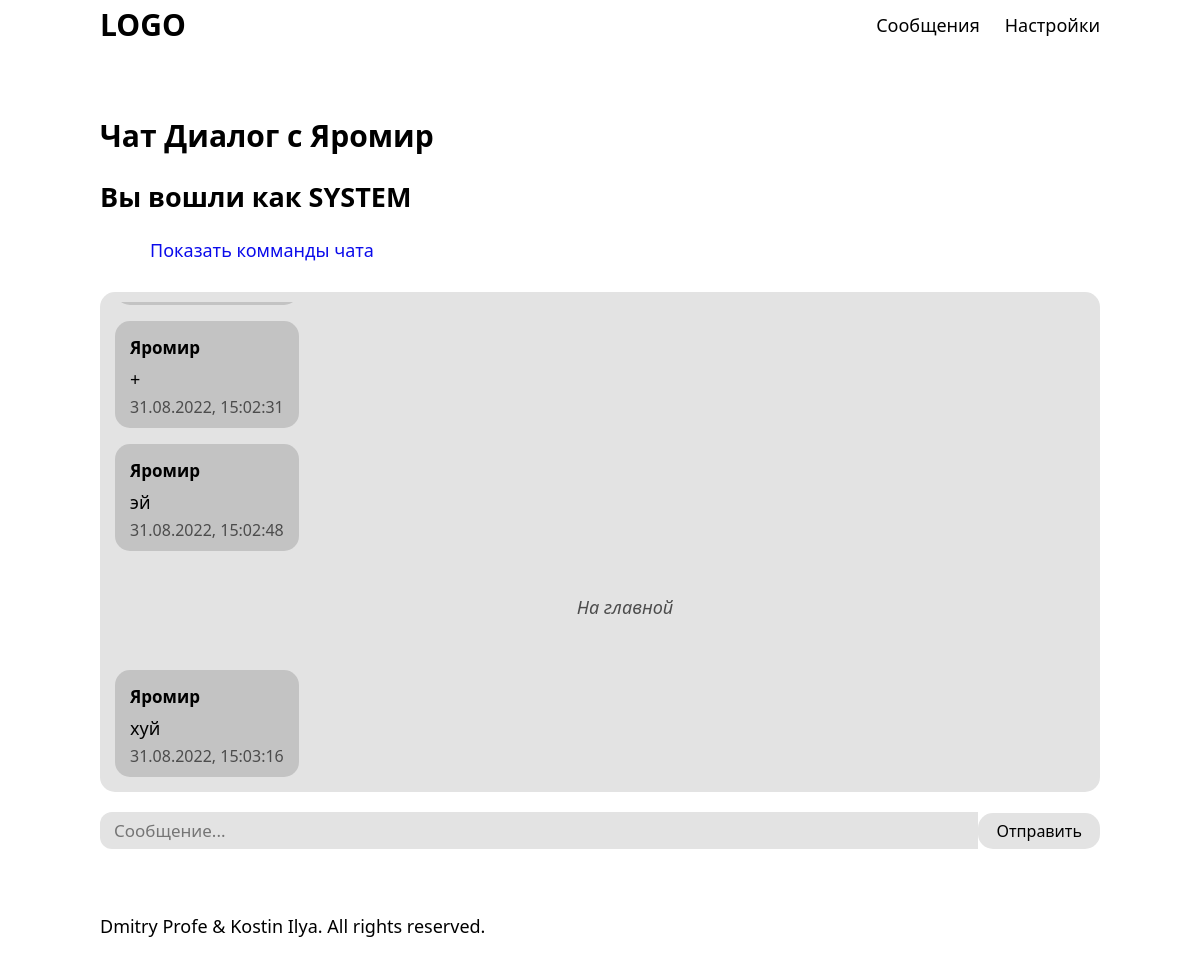
The app's page /chat/33 (signed in) with its own data.
### tables this page shows
CREATE TABLE users (
        Login NVARCHAR(100) PRIMARY KEY NOT NULL,
        Password NVARCHAR(100) NOT NULL,
        Keyword NVARCHAR(100) NOT NULL,
        Token NVARCHAR(100) NOT NULL UNIQUE
    );

CREATE TABLE messages (
        Login_from NVARCHAR(100) NOT NULL,
        Message NVARCHAR(100000),
        Time REAL NOT NULL UNIQUE PRIMARY KEY,
        Chat_id INTEGER NOT NULL,
        Answer_to REAL NULL,
        FOREIGN KEY (Answer_to) REFERENCES messages (Time),
        FOREIGN KEY (Login_from) REFERENCES users (Login) ON DELETE CASCADE ON UPDATE CASCADE,
        FOREIGN KEY (Chat_id) REFERENCES chats (Id) ON DELETE CASCADE ON UPDATE CASCADE
    );

### app.py (the view)
@app.route('/chat/<id_>')
def chat(id_):
    curr_user = User.get_from_cookies(request)
    if curr_user is None:
        flash('Войдите в аккаунт, чтобы общаться', 'error')
        return redirect('/')
    curr_chat = Chat.from_id(id_)
    if curr_chat is None:
        flash('Чат не найден в базе данных', 'error')
        return redirect('/')
    if curr_user.login not in curr_chat.members and curr_user.login != 'SYSTEM':
        flash('Вступите в чат, чтобы просмотреть его', 'error')
        return redirect('/')
    messages = Message.get_messages_from_chat(curr_chat.id)
    messages.sort(key=lambda i: i.time)
    dialog = 'DIALOG_BETWEEN' in curr_chat.name
    if dialog:
        new_name = curr_chat.name.replace('DIALOG_BETWEEN/', '', 1)
        dialoged = new_name.split(';')
        if curr_user.login in dialoged:
            dialoged.remove(curr_user.login)
            other = dialoged[0]
            curr_chat.show_name = f'Диалог с {other}'
        else:
            curr_chat.show_name = f'Диалог между {dialoged[0]} и {dialoged[1]}'
    return render_template(
        'new_chat.html',
        title=curr_chat.show_name if dialog else f'Чат {curr_chat.show_name}',
        user=curr_user,
        messages=messages,
        chat=curr_chat
    )

### base_unit.py (called while the page is built)
    @staticmethod
    def connect_to_db():
        BaseUnit.create_tables()
        db_conn = connector.connect(**BaseUnit.db_data)
        return db_conn

### chat.py (called while the page is built)
    @property
    def show_name(self):
        if self.__show_name is None:
            return self.name
        return self.__show_name

    @show_name.setter
    def show_name(self, new_val):
        self.__show_name = new_val

    @staticmethod
    def from_id(id_: str or None):
        if id_ is None:
            return None
        try:
            db_conn = Chat.connect_to_db()
            cur = db_conn.cursor()
            cur.execute(f'''
                SELECT * FROM chats WHERE Id = {id_}
            ''')
            ch_name, ch_pass, ch_token = cur.fetchall()[0][1:]
            cur.execute(f'''
                SELECT * FROM chat_members WHERE ChatId = {id_}
            ''')
            ch_members = [i[1] for i in cur.fetchall()]
            return Chat(id_, ch_name, ch_members, ch_pass, ch_token)
        except BaseException as e:
            print(e.args)
            return None

### message.py (called while the page is built)
    @staticmethod
    def find_by_time(time_: float):
        db_conn = Message.connect_to_db()
        cur = db_conn.cursor()
        cur.execute(f"SELECT * FROM messages WHERE Time = {time_!r}")
        res = None
        for i in cur.fetchall():
            res = Message(User.find_by_login(i[0]), *i[1:])
        return res

    @staticmethod
    def get_messages_from_chat(chat_id):
        db_conn = Message.connect_to_db()
        cur = db_conn.cursor()
        cur.execute(f"SELECT * FROM messages WHERE Chat_id = {chat_id}")
        res = []
        for i in cur.fetchall():
            res.append(Message(User.find_by_login(i[0]), i[1], i[2], i[3], i[4]))
        return res

### user.py (called while the page is built)
    @staticmethod
    def find_by_token(token: str):
        db_conn = User.connect_to_db()
        cur = db_conn.cursor()
        if not isinstance(token, str):
            return None
        cur.execute(f'SELECT * FROM users WHERE Token = {token!r}')
        res = cur.fetchall()
        if len(res) == 0:
            return None
        return User(*res[0])

    @staticmethod
    def find_by_login(login: str):
        db_conn = User.connect_to_db()
        cur = db_conn.cursor()
        if not isinstance(login, str):
            return None
        cur.execute(f'''SELECT * FROM users WHERE Login = '{login.replace("'", "''").replace('"', '""')}' ''')
        res = cur.fetchall()
        if len(res) == 0:
            return None
        return User(*res[0])

### templates/new_chat.html (shortened to what this page needs)
{% extends 'base.html' %}
{% block style %}
<link href="{{ url_for('static', filename='chat.css') }}" rel="stylesheet" type="text/css">
{% endblock %}
{% block content -%}
    {% if dialog -%}
        <h1>{{ chat.show_name }}</h1>
    {%- else -%}
        <h1>Чат {{ chat.show_name }}</h1>
    {%- endif -%}
    <h2>Вы вошли как {{ user.login }}</h2>
    {% if not dialog %}
        <p id="hidden-p"><a href="javascript:show_commands()">Показать комманды чата</a></p>
    {% else %}
        <p>Чтобы удалить диалог введите "!!remove-chat;", чтобы очистить - "!!clear-chat;", а чтобы покинуть - "!!leave"</p>
    {% endif %}
    <div class="holder-wrapper">
        <div class="messages-container">
            {% for i in messages %}
                {% if i.from_.login == 'SYSTEM' %}
                    <span class="alert">{{ i.get_html(user) | safe }}</span>
                {% else %}
                <div class="message {{ 'my' if i.from_ == user else '' }}">
                    {{ i.get_html(user) | safe }}
                </div>
                {% endif %}
            {% endfor %}
        </div>
    </div>
        <div style="display: table; width: 100%" class="input-bar">
            <span style="display: table-cell; width: 100%; overflow: hidden">
                <input type="text" name="message" placeholder="Сообщение..." required autocomplete="off" class="message-input"/>
            </span>
            <input type="submit" value="Отправить" autocomplete="off" class="message-send"/>
        </div>
{% endblock %}

### static/base.css (style rules this page uses)
body { margin:0; padding:0; font-family:'Segoe UI'; font-size:18px; }
input { outline: none; background: #e3e3e3; font-family: inherit; border:none; display:block; transition:background .15s ease-in-out; }
input[type="button"], input[type="submit"] { cursor:pointer; padding:7px 18px; border-radius:15px; font-size:16px; }
input[type="text"], input[type="password"] { font-size:17px; padding:7px 14px; border-radius:12px; }
main a { text-decoration: none; color:#0b0beb; transition:color .35s ease-in-out; }
main span { display:block; margin-top:10px; margin-bottom:5px; }
main p { text-indent: 50px; justify-content: center; margin-bottom:30px; }
main h1 { margin-top:20px; margin-bottom:20px; font-size:30px; }

### static/chat.css (style rules this page uses)
.holder-wrapper { position:relative; width:100%; height:500px; background:#e3e3e3; border-radius:15px; box-sizing:border-box; padding:10px 5px; overflow:hidden; }
.messages-container { display:flex; flex-direction: column; gap:16px; overflow-y: scroll; box-sizing: border-box; padding:5px 10px; width:100%; height:100%; }
.input-bar { margin-top:20px; display: flex; justify-content: space-between; gap:10px; }
.message-input { width:100%; }
.message { max-width: 45%; background:#c3c3c3; box-sizing: border-box; padding:5px 15px; border-radius:15px; align-self:flex-start; min-width:150px; }
.message .source, .message .date { cursor:default; user-select: none; }
.message .source { font-size:17px; margin-bottom:8px; font-weight: bold; }
.message .text { margin:0; text-indent: 0; }
.message .date { font-size:16px; margin-top:5px; width:100%; text-align: right; color:#4c4c4c; }
.alert { text-align: center; color:#4c4c4c; font-style:italic; }

### records on screen
users: login "SYSTEM"
messages: get_html "Яромир + 31.08.2022, 15:02:31"
messages: get_html "Яромир эй 31.08.2022, 15:02:48"
messages: get_html "На главной"
messages: get_html "Яромир хуй 31.08.2022, 15:03:16"

### other values on screen
{{ chat.show_name }} "Диалог с Яромир"
